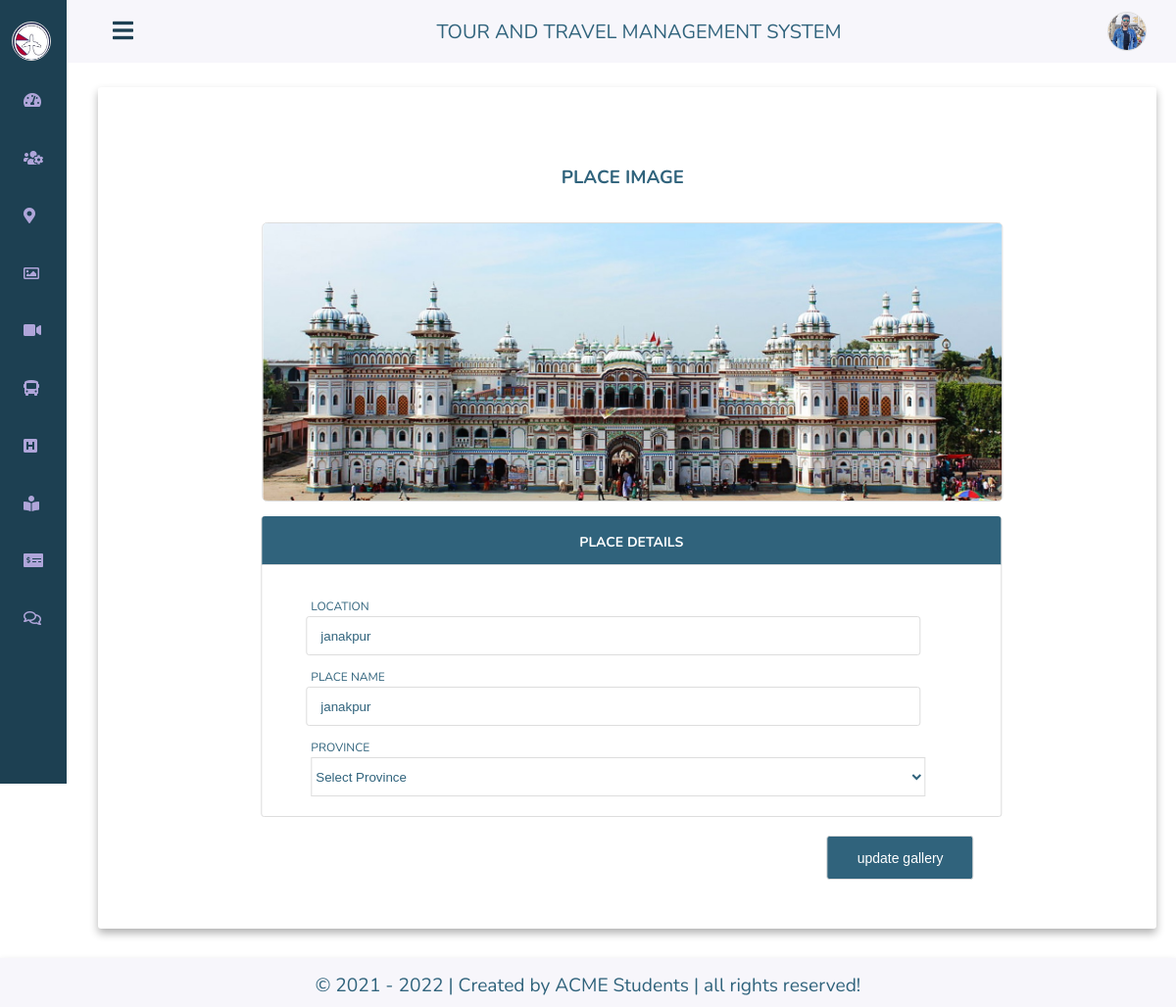
Screenshot of /admin/edit_photo.php?p_id=2 with the database file from the repository.
### tables this page shows
CREATE TABLE `gallery` (
  `id` int(11) NOT NULL,
  `pro_key` int(11) NOT NULL,
  `images` text NOT NULL,
  `placename` varchar(30) NOT NULL,
  `name` varchar(30) NOT NULL
);

### admin/edit_photo.php (the view, shortened to what this page needs)
<!DOCTYPE html>
<html lang="en">
    <head>
        <link rel="stylesheet" href="https://cdnjs.cloudflare.com/ajax/libs/font-awesome/5.15.1/css/all.min.css">
        <link rel="stylesheet" href="css/styles.css">
    </head>
    <body id="body-pd">
        <header class="header" id="header">
            <div class="header-toggle">
                <i class="fas fa-bars" id="header-toggle"></i>
            </div>
            <div class="head" style="width:100%;text-align:center;font-size:20px;text-transform:uppercase;color:#30637c;">
                <label for="">Tour and Travel management system</label>
            </div>
            <div class="action">
            <?php include "../db.php";
                    $sql = "SELECT a_photo FROM admin_details WHERE id=1";
                    $query = mysqli_query($con,$sql);
                    $row=mysqli_fetch_array($query); ?>
                <div class="profile"  onClick="menuToggle();">
                    <?php echo "<img src='img/".$row['a_photo']."'>";?>
                </div>
            </div>
        </header>
        <div class="l-navbar" id="nav-bar">
            <nav class="nav">
                <div>
                    <a class="nav-logo">
                        <img src="../images/logo.jpg" alt="">
                    </a>
                    <div class="nav-list">
                        <a href="index.php" class="nav-link active">
                            <i class="fas fa-tachometer-alt"></i>
                        </a>
                        <a href="manage_customer.php" class="nav-link">
                            <i class="fas fa-users-cog"></i>
                        </a>
                        <a href="manage_place.php" class="nav-link">
                            <i class="fas fa-map-marker-alt"></i>
                        </a>
                        <a href="manage_gallery.php" class="nav-link">
                            <i class="far fa-image"></i>
                        </a>
                        <a href="manage_videos.php" class="nav-link">
                            <i class="fas fa-video"></i>
                        </a>
                        <a href="manage_transportation.php" class="nav-link">
                            <i class="fas fa-bus"></i>
                        </a>
                        <a href="manage_hotel.php" class="nav-link">
                            <i class="fas fa-h-square"></i>
                        </a>
                        <a href="manage_booking.php" class="nav-link">
                            <i class="fas fa-book-reader"></i>
                        </a>
                        <a href="manage_billing.php" class="nav-link">
                            <i class="fas fa-money-check-alt"></i>
                        </a>
                        <a href="feedback.php" class="nav-link">
                            <i class="far fa-comments"></i>
                        </a>
                    </div>
                </div>
            </nav>
        </div>
        <div class="customer-list">
            <div class="placee">
                <form name="form" method="post" action="" enctype="multipart/form-data" id="uploadForm">
                <?php
                    include "../db.php";
                    if(isset($_GET['p_id'])){
                        $id = $_GET['p_id'];
                        $sql = "SELECT * FROM `gallery` WHERE id = '$id'";
                        $result = mysqli_query($con,$sql);
                        while($data = mysqli_fetch_array($result)){?>
                    <div class="pro-image">
                        <div class="pimage">
                            <h3>Place image</h3>
                        </div>
                        <img src='<?php echo '../images/'.$data['images'];?>' onclick="triggerClick()" id="imagedisplay" style="margin-left:1px;">
                    </div>
                    <div class="place-details">
                        <div class="pheader">
                            <h3>Place details</h3>
                        </div>
                        <div class="input">
                            <label for="">Location</label><br>
                            <input type="text" name="pname" id="" required class="form-control" value="<?php echo $data['placename']?>"><br>
                            <label for="">Place name</label><br>
                            <input type="text" name="pdesc" id="" required class="form-control" value="<?php echo $data['name']?>"><br>
                            <label for="">Province</label><br>
                                <select name="pcat" id="" class="form-control" style='color:#30637c;'>
                                    <option value="" style='color:#30637c;'>Select Province</option>
                                </select>
                            <input type="submit" name="update" value="update gallery">
                        </div>
                    </div>
                    <?php } } ?>
                </form>
            </div>
        </div>
        <div class="footer">
            <div class="foot">
                <div class="credit">&copy; 2021 - <script>const d = new Date();document.write(d.getFullYear());</script> | Created by ACME Students | all rights reserved!</div>
            </div>
        </div>
    </body>
</html>

### admin/css/styles.css (style rules this page uses)
*,::before,::after { box-sizing: border-box; }
body { position: relative; margin: 3rem 0 0 0; font-family: 'Nunito', sans-serif; font-size: 1rem; transition: .5s; }
a { text-decoration: none; }
.header { width: 100%; height: 3rem; position: fixed; top: 0; left: 0; display: flex; align-items: center; justify-content: space-between; padding: 0 1rem; background-color: #F7F6FB; z-index: 100; transition: .5s; }
.header-toggle { color: #1d4052; font-size: 1.5rem; cursor: pointer; }
.header-toggle i { margin-left: 15px; }
.l-navbar { position: fixed; top: 0; left: -30%; width: 68px; height: 100vh; background-color: #1d4052; padding: .5rem 1rem 0 0; transition: .5s; z-index: 100; }
.nav { height: 100%; display: flex; flex-direction: column; justify-content: space-between; overflow: hidden; }
.nav img { width: 40px; height: 40px; border-radius: 50%; margin-left: -12px; }
.nav-logo, .nav-link, .nav-link .active { display: grid; grid-template-columns: max-content max-content; align-items: center; column-gap: 1rem; padding: .4rem 0 .4rem 1.5rem; }
.nav-logo { margin-bottom: 1rem; }
.nav-link { position: relative; color: #AFA5D9; margin-bottom: 1.5rem; transition: .3s; }
.active { color: #AFA5D9; }
.active::before { content: ''; position: absolute; left: 0; width: 2px; height: 32px; background-color: #1d4052; }
@media screen and (min-width: 768px) { body { margin: 4rem 0 0 0; } }
@media screen and (min-width: 768px) { .header { height: 4rem; padding: 0 2rem 0 6.25rem; } }
@media screen and (min-width: 768px) { .header-toggle i { margin-left: 15px; } }
@media screen and (min-width: 768px) { .l-navbar { left: 0; padding: 1rem 1rem 0 0; } }
.action { position: fixed; top: 20px; right: 30px; }
.action .profile { cursor: pointer; }
.action .profile img { width: 40px; height: 40px; border-radius: 50%; overflow: hidden; object-fit: cover; margin-top: -8px; }
.footer { width: 100%; display: inline-block; background: #F7F6FB; height: 50px; margin-top: 30px; }
.footer .foot { width: 100%; display: inline-block; text-align: center; font-size: 1.2rem; padding-top: 15px; font-weight: normal; box-shadow: 0 .3rem .5rem rgba(0,0,0,.3); color:#30637c; height: 50px; }
.customer-list { width: 90%; height: auto; display: inline-block; background: #fff; border-radius: 3px 3px 3px 3px; margin-left: 100px; margin-top: 25px; border: none; box-shadow: 0 .3rem .5rem rgba(0,0,0,.3); }
.placee { width: 100%; margin-top: 50px; margin-bottom: 50px; }
h3 { color: #30637c; padding: 10px 0px 15px 20px; text-transform: uppercase; text-align: center; }
.place-details { width: 100%; border: 1px solid #ddd; border-radius: 3px 3px 3px 3px; }
.form-control { width: 90%; margin-left: 20px; height: 40px; margin-bottom: 10px; border: 1px solid #ddd; background: #fff; color: #30637c; outline: none; }
.pheader { width: 100%; height: 50px; margin-top: -15px; border-bottom: 1px solid #ddd; outline: none; background: #30637c; border-radius: 3px 3px 0px 0px; }
.pheader h3 { color: #fff; font-size: 14px; text-transform: uppercase; padding: 17px ; }
.input { color: #30637c; margin: 10px 10px 10px 10px; padding-top: 20px; padding-left: 20px; width: 95%; background: #fff; border-radius: 3px 3px 3px 3px; }
.input label { color: #30637c; font-size: 12px; padding-left: 20px; text-transform: uppercase; text-align: left; }
.input input[type="submit"] { width: 150px; height: 45px; float: right; text-align: center; font-size: 14px; margin-top: 30px; border-radius: 3px; background: #30637c; color: #fff; }
.pimage { width:95%; display: block; }
#imagedisplay { display: block; width: 100%; height: 100%; margin: 15px; border-radius: 5px; }
img, embed { border: 1px solid #ddd; height: 200px; object-fit: cover; }
form { transform: translateX(22%); width: 70%; display: inline-block; }
form input[type="text"], form input[type="submit"], form input[type="password"] { width: 90%; padding: 14px; margin-left: 15px; color: #30637c; border: 1px solid #ddd; border-radius: 3px; text-align: left; }
form input[type="submit"] { background: #30637c; color: #fff; font-size: 18px; }

### rows the page displays
gallery: images (picture), pname "janakpur", pdesc "janakpur"
